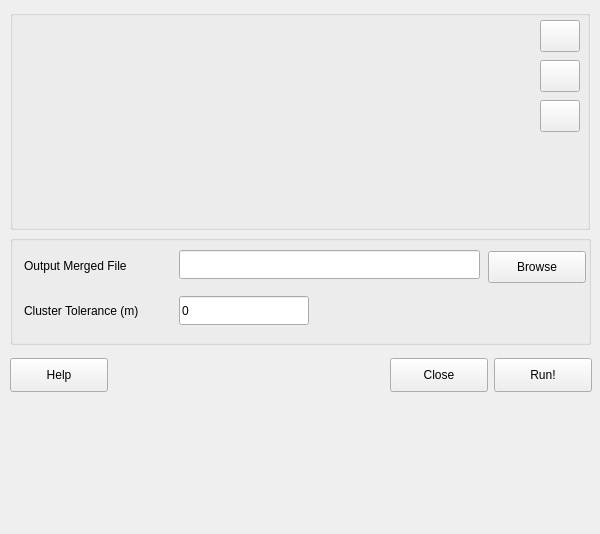
<?xml version="1.0" encoding="UTF-8"?>
<ui version="4.0">
 <class>mergeFeaturesDialog</class>
 <widget class="QDialog" name="mergeFeaturesDialog">
  <property name="geometry">
   <rect>
    <x>0</x>
    <y>0</y>
    <width>600</width>
    <height>534</height>
   </rect>
  </property>
  <property name="windowTitle">
   <string>Merge Features</string>
  </property>
  <widget class="QPushButton" name="okButton">
   <property name="geometry">
    <rect>
     <x>494</x>
     <y>358</y>
     <width>98</width>
     <height>34</height>
    </rect>
   </property>
   <property name="text">
    <string>Run!</string>
   </property>
   <property name="autoDefault">
    <bool>false</bool>
   </property>
  </widget>
  <widget class="QPushButton" name="cancelButton">
   <property name="geometry">
    <rect>
     <x>390</x>
     <y>358</y>
     <width>98</width>
     <height>34</height>
    </rect>
   </property>
   <property name="text">
    <string>Close</string>
   </property>
   <property name="autoDefault">
    <bool>false</bool>
   </property>
  </widget>
  <widget class="QPushButton" name="helpButton">
   <property name="geometry">
    <rect>
     <x>10</x>
     <y>358</y>
     <width>98</width>
     <height>34</height>
    </rect>
   </property>
   <property name="text">
    <string>Help</string>
   </property>
   <property name="autoDefault">
    <bool>false</bool>
   </property>
  </widget>
  <widget class="Q3ButtonGroup" name="polygonToPolyLineGroup">
   <property name="geometry">
    <rect>
     <x>10</x>
     <y>10</y>
     <width>580</width>
     <height>220</height>
    </rect>
   </property>
   <property name="sizePolicy">
    <sizepolicy hsizetype="Fixed" vsizetype="Preferred">
     <horstretch>0</horstretch>
     <verstretch>0</verstretch>
    </sizepolicy>
   </property>
   <property name="title">
    <string/>
   </property>
   <widget class="Q3Table" name="inputOutputTable" native="true">
    <property name="geometry">
     <rect>
      <x>10</x>
      <y>10</y>
      <width>510</width>
      <height>200</height>
     </rect>
    </property>
    <property name="lineWidth" stdset="0">
     <number>2</number>
    </property>
    <property name="midLineWidth" stdset="0">
     <number>0</number>
    </property>
    <property name="margin" stdset="0">
     <number>0</number>
    </property>
    <property name="dragAutoScroll" stdset="0">
     <bool>false</bool>
    </property>
    <property name="numRows" stdset="0">
     <number>0</number>
    </property>
    <property name="numCols" stdset="0">
     <number>1</number>
    </property>
    <property name="showGrid" stdset="0">
     <bool>true</bool>
    </property>
    <property name="rowMovingEnabled" stdset="0">
     <bool>false</bool>
    </property>
    <property name="columnMovingEnabled" stdset="0">
     <bool>false</bool>
    </property>
   </widget>
   <widget class="QPushButton" name="addFileButton">
    <property name="geometry">
     <rect>
      <x>530</x>
      <y>10</y>
      <width>40</width>
      <height>32</height>
     </rect>
    </property>
    <property name="toolTip">
     <string>addFile</string>
    </property>
    <property name="text">
     <string/>
    </property>
    <property name="icon">
     <iconset resource="../PolygonToPolyLine/polygontopolylinedialog.qrc">
      <normaloff>:/icons/Plus32.png</normaloff>:/icons/Plus32.png</iconset>
    </property>
    <property name="autoDefault">
     <bool>false</bool>
    </property>
   </widget>
   <widget class="QPushButton" name="removeFileButton">
    <property name="geometry">
     <rect>
      <x>530</x>
      <y>50</y>
      <width>40</width>
      <height>32</height>
     </rect>
    </property>
    <property name="toolTip">
     <string>removeFile</string>
    </property>
    <property name="text">
     <string/>
    </property>
    <property name="icon">
     <iconset resource="../PolygonToPolyLine/polygontopolylinedialog.qrc">
      <normaloff>:/icons/Minus32.png</normaloff>:/icons/Minus32.png</iconset>
    </property>
    <property name="autoDefault">
     <bool>false</bool>
    </property>
   </widget>
   <widget class="QPushButton" name="removeAllButton">
    <property name="geometry">
     <rect>
      <x>530</x>
      <y>90</y>
      <width>40</width>
      <height>32</height>
     </rect>
    </property>
    <property name="toolTip">
     <string>remove All Files</string>
    </property>
    <property name="text">
     <string/>
    </property>
    <property name="icon">
     <iconset resource="../PolygonToPolyLine/polygontopolylinedialog.qrc">
      <normaloff>:/icons/Delete32.png</normaloff>:/icons/Delete32.png</iconset>
    </property>
    <property name="autoDefault">
     <bool>false</bool>
    </property>
   </widget>
  </widget>
  <widget class="Q3ButtonGroup" name="mergeFeaturesGroup">
   <property name="geometry">
    <rect>
     <x>10</x>
     <y>235</y>
     <width>581</width>
     <height>110</height>
    </rect>
   </property>
   <property name="title">
    <string/>
   </property>
   <widget class="QPushButton" name="outputMergedFileButton">
    <property name="geometry">
     <rect>
      <x>478</x>
      <y>16</y>
      <width>98</width>
      <height>32</height>
     </rect>
    </property>
    <property name="text">
     <string>Browse</string>
    </property>
    <property name="autoDefault">
     <bool>false</bool>
    </property>
   </widget>
   <widget class="QLabel" name="outputMergedFileLabel">
    <property name="geometry">
     <rect>
      <x>14</x>
      <y>2</y>
      <width>144</width>
      <height>58</height>
     </rect>
    </property>
    <property name="text">
     <string>Output Merged File</string>
    </property>
   </widget>
   <widget class="QLabel" name="mergeFeaturesClusterToleranceLabel">
    <property name="geometry">
     <rect>
      <x>14</x>
      <y>47</y>
      <width>151</width>
      <height>58</height>
     </rect>
    </property>
    <property name="text">
     <string>Cluster Tolerance (m)</string>
    </property>
    <property name="alignment">
     <set>Qt::AlignLeading|Qt::AlignLeft|Qt::AlignVCenter</set>
    </property>
   </widget>
   <widget class="QLineEdit" name="clusterToleranceLineEdit">
    <property name="geometry">
     <rect>
      <x>169</x>
      <y>61</y>
      <width>130</width>
      <height>29</height>
     </rect>
    </property>
    <property name="text">
     <string>0</string>
    </property>
   </widget>
   <widget class="QLineEdit" name="outputMergedFileLineEdit">
    <property name="geometry">
     <rect>
      <x>169</x>
      <y>15</y>
      <width>301</width>
      <height>29</height>
     </rect>
    </property>
   </widget>
  </widget>
  <widget class="Q3TextBrowser" name="messageLog" native="true">
   <property name="geometry">
    <rect>
     <x>10</x>
     <y>407</y>
     <width>581</width>
     <height>120</height>
    </rect>
   </property>
  </widget>
 </widget>
 <layoutdefault spacing="6" margin="11"/>
 <customwidgets>
  <customwidget>
   <class>Q3TextBrowser</class>
   <extends>QWidget</extends>
   <header>q3textbrowser.h</header>
   <container>1</container>
  </customwidget>
  <customwidget>
   <class>Q3GroupBox</class>
   <extends>QGroupBox</extends>
   <header>Qt3Support/Q3GroupBox</header>
   <container>1</container>
  </customwidget>
  <customwidget>
   <class>Q3ButtonGroup</class>
   <extends>Q3GroupBox</extends>
   <header>Qt3Support/Q3ButtonGroup</header>
   <container>1</container>
  </customwidget>
  <customwidget>
   <class>Q3Table</class>
   <extends></extends>
   <header>q3table.h</header>
  </customwidget>
 </customwidgets>
 <tabstops>
  <tabstop>clusterToleranceLineEdit</tabstop>
  <tabstop>outputMergedFileLineEdit</tabstop>
  <tabstop>outputMergedFileButton</tabstop>
  <tabstop>cancelButton</tabstop>
  <tabstop>okButton</tabstop>
  <tabstop>helpButton</tabstop>
 </tabstops>
 <resources>
  <include location="../PolygonToPolyLine/polygontopolylinedialog.qrc"/>
 </resources>
 <connections/>
</ui>
